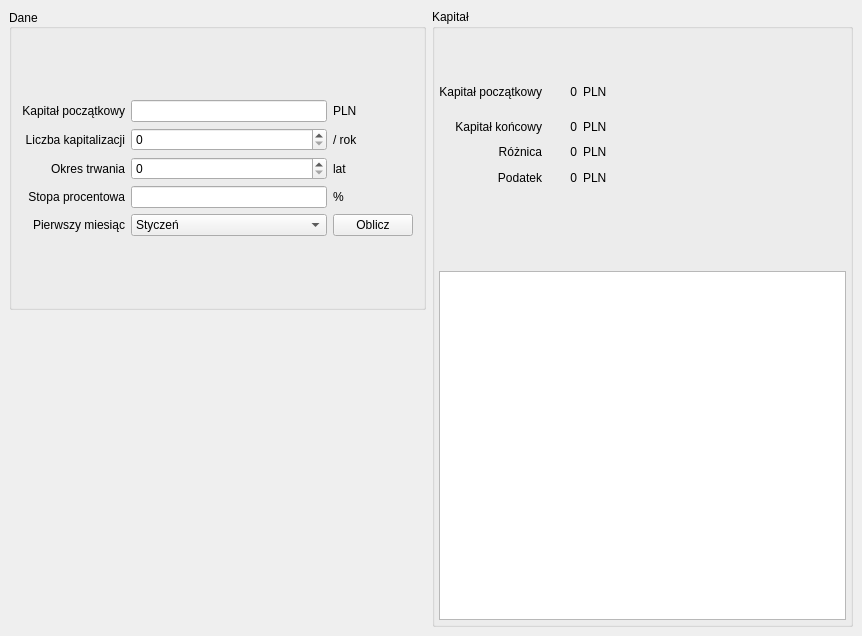
<?xml version="1.0" encoding="UTF-8"?>
<ui version="4.0">
 <class>MainWindow</class>
 <widget class="QMainWindow" name="MainWindow">
  <property name="geometry">
   <rect>
    <x>0</x>
    <y>0</y>
    <width>862</width>
    <height>636</height>
   </rect>
  </property>
  <property name="windowTitle">
   <string>Kapitalizacja Odsetek</string>
  </property>
  <widget class="QWidget" name="centralwidget">
   <layout class="QGridLayout" name="gridLayout_7" columnstretch="2,1">
    <item row="0" column="0">
     <layout class="QGridLayout" name="gridLayout_1" rowstretch="0,0">
      <item row="0" column="0">
       <widget class="QGroupBox" name="groupBox_1">
        <property name="minimumSize">
         <size>
          <width>361</width>
          <height>191</height>
         </size>
        </property>
        <property name="maximumSize">
         <size>
          <width>481</width>
          <height>301</height>
         </size>
        </property>
        <property name="title">
         <string>Dane</string>
        </property>
        <property name="alignment">
         <set>Qt::AlignLeading|Qt::AlignLeft|Qt::AlignVCenter</set>
        </property>
        <layout class="QGridLayout" name="gridLayout_5">
         <property name="leftMargin">
          <number>0</number>
         </property>
         <property name="topMargin">
          <number>0</number>
         </property>
         <property name="rightMargin">
          <number>0</number>
         </property>
         <property name="bottomMargin">
          <number>0</number>
         </property>
         <item row="0" column="0">
          <layout class="QGridLayout" name="gridLayout_2">
           <property name="leftMargin">
            <number>10</number>
           </property>
           <property name="topMargin">
            <number>10</number>
           </property>
           <property name="rightMargin">
            <number>10</number>
           </property>
           <property name="bottomMargin">
            <number>10</number>
           </property>
           <item row="2" column="2">
            <widget class="QLabel" name="label_7">
             <property name="text">
              <string>lat</string>
             </property>
            </widget>
           </item>
           <item row="0" column="1">
            <widget class="QLineEdit" name="lineEdit_kapitalPocz">
             <property name="text">
              <string/>
             </property>
            </widget>
           </item>
           <item row="3" column="2">
            <widget class="QLabel" name="label_8">
             <property name="text">
              <string>%</string>
             </property>
            </widget>
           </item>
           <item row="4" column="1">
            <widget class="QComboBox" name="comboBoxMonths">
             <item>
              <property name="text">
               <string>Styczeń</string>
              </property>
             </item>
             <item>
              <property name="text">
               <string>Luty</string>
              </property>
             </item>
             <item>
              <property name="text">
               <string>Marzec</string>
              </property>
             </item>
             <item>
              <property name="text">
               <string>Kwiecień</string>
              </property>
             </item>
             <item>
              <property name="text">
               <string>Maj</string>
              </property>
             </item>
             <item>
              <property name="text">
               <string>Czerwiec</string>
              </property>
             </item>
             <item>
              <property name="text">
               <string>Lipiec</string>
              </property>
             </item>
             <item>
              <property name="text">
               <string>Sierpień</string>
              </property>
             </item>
             <item>
              <property name="text">
               <string>Wrzesień</string>
              </property>
             </item>
             <item>
              <property name="text">
               <string>Październik</string>
              </property>
             </item>
             <item>
              <property name="text">
               <string>Listopad</string>
              </property>
             </item>
             <item>
              <property name="text">
               <string>Grudzeiń</string>
              </property>
             </item>
            </widget>
           </item>
           <item row="0" column="0">
            <widget class="QLabel" name="label_1">
             <property name="text">
              <string>Kapitał początkowy</string>
             </property>
             <property name="alignment">
              <set>Qt::AlignRight|Qt::AlignTrailing|Qt::AlignVCenter</set>
             </property>
            </widget>
           </item>
           <item row="2" column="0">
            <widget class="QLabel" name="label_3">
             <property name="text">
              <string>Okres trwania</string>
             </property>
             <property name="alignment">
              <set>Qt::AlignRight|Qt::AlignTrailing|Qt::AlignVCenter</set>
             </property>
            </widget>
           </item>
           <item row="0" column="2">
            <widget class="QLabel" name="label_5">
             <property name="text">
              <string>PLN</string>
             </property>
            </widget>
           </item>
           <item row="3" column="0">
            <widget class="QLabel" name="label_4">
             <property name="text">
              <string>Stopa procentowa</string>
             </property>
             <property name="alignment">
              <set>Qt::AlignRight|Qt::AlignTrailing|Qt::AlignVCenter</set>
             </property>
            </widget>
           </item>
           <item row="2" column="1">
            <widget class="QSpinBox" name="spinBox_okresTrwania"/>
           </item>
           <item row="3" column="1">
            <widget class="QLineEdit" name="lineEdit_stopaProc">
             <property name="text">
              <string/>
             </property>
            </widget>
           </item>
           <item row="1" column="0">
            <widget class="QLabel" name="label_2">
             <property name="text">
              <string>Liczba kapitalizacji</string>
             </property>
             <property name="alignment">
              <set>Qt::AlignRight|Qt::AlignTrailing|Qt::AlignVCenter</set>
             </property>
            </widget>
           </item>
           <item row="1" column="1">
            <widget class="QSpinBox" name="spinBox_liczbaKap"/>
           </item>
           <item row="1" column="2">
            <widget class="QLabel" name="label_6">
             <property name="text">
              <string>/ rok</string>
             </property>
            </widget>
           </item>
           <item row="4" column="2">
            <widget class="QPushButton" name="buttonCalculate">
             <property name="text">
              <string>Oblicz</string>
             </property>
            </widget>
           </item>
           <item row="4" column="0">
            <widget class="QLabel" name="label_18">
             <property name="text">
              <string>Pierwszy miesiąc</string>
             </property>
             <property name="alignment">
              <set>Qt::AlignRight|Qt::AlignTrailing|Qt::AlignVCenter</set>
             </property>
            </widget>
           </item>
          </layout>
         </item>
        </layout>
       </widget>
      </item>
      <item row="1" column="0">
       <widget class="QFrame" name="lineChartView">
        <property name="minimumSize">
         <size>
          <width>0</width>
          <height>191</height>
         </size>
        </property>
        <layout class="QGridLayout" name="gridLayout"/>
       </widget>
      </item>
     </layout>
    </item>
    <item row="0" column="1">
     <widget class="QGroupBox" name="groupBox_2">
      <property name="minimumSize">
       <size>
        <width>421</width>
        <height>0</height>
       </size>
      </property>
      <property name="title">
       <string>Kapitał</string>
      </property>
      <layout class="QVBoxLayout" name="verticalLayout" stretch="2,3">
       <property name="leftMargin">
        <number>4</number>
       </property>
       <property name="topMargin">
        <number>4</number>
       </property>
       <property name="rightMargin">
        <number>4</number>
       </property>
       <property name="bottomMargin">
        <number>4</number>
       </property>
       <item>
        <layout class="QHBoxLayout" name="horizontalLayout_1" stretch="3,4">
         <item>
          <layout class="QGridLayout" name="gridLayout_4" rowstretch="4,4,2,2,2,8" rowminimumheight="1,1,1,0,0,0">
           <item row="5" column="1">
            <spacer name="verticalSpacer_2">
             <property name="orientation">
              <enum>Qt::Vertical</enum>
             </property>
             <property name="sizeHint" stdset="0">
              <size>
               <width>20</width>
               <height>40</height>
              </size>
             </property>
            </spacer>
           </item>
           <item row="3" column="1">
            <widget class="QLabel" name="label_kapitalRoz">
             <property name="text">
              <string>0</string>
             </property>
             <property name="alignment">
              <set>Qt::AlignRight|Qt::AlignTrailing|Qt::AlignVCenter</set>
             </property>
            </widget>
           </item>
           <item row="3" column="0">
            <widget class="QLabel" name="label_11">
             <property name="text">
              <string>Różnica</string>
             </property>
             <property name="alignment">
              <set>Qt::AlignRight|Qt::AlignTrailing|Qt::AlignVCenter</set>
             </property>
            </widget>
           </item>
           <item row="2" column="1">
            <widget class="QLabel" name="label_kapitalKon">
             <property name="text">
              <string>0</string>
             </property>
             <property name="alignment">
              <set>Qt::AlignRight|Qt::AlignTrailing|Qt::AlignVCenter</set>
             </property>
            </widget>
           </item>
           <item row="2" column="0">
            <widget class="QLabel" name="label_10">
             <property name="text">
              <string>Kapitał końcowy</string>
             </property>
             <property name="alignment">
              <set>Qt::AlignRight|Qt::AlignTrailing|Qt::AlignVCenter</set>
             </property>
            </widget>
           </item>
           <item row="0" column="1">
            <spacer name="verticalSpacer_1">
             <property name="orientation">
              <enum>Qt::Vertical</enum>
             </property>
             <property name="sizeHint" stdset="0">
              <size>
               <width>20</width>
               <height>40</height>
              </size>
             </property>
            </spacer>
           </item>
           <item row="1" column="0">
            <widget class="QLabel" name="label_9">
             <property name="text">
              <string>Kapitał początkowy</string>
             </property>
             <property name="alignment">
              <set>Qt::AlignRight|Qt::AlignTrailing|Qt::AlignVCenter</set>
             </property>
            </widget>
           </item>
           <item row="1" column="2">
            <widget class="QLabel" name="label_15">
             <property name="text">
              <string>PLN</string>
             </property>
            </widget>
           </item>
           <item row="2" column="2">
            <widget class="QLabel" name="label_16">
             <property name="text">
              <string>PLN</string>
             </property>
            </widget>
           </item>
           <item row="1" column="1">
            <widget class="QLabel" name="label_kapitalPocz">
             <property name="text">
              <string>0</string>
             </property>
             <property name="alignment">
              <set>Qt::AlignRight|Qt::AlignTrailing|Qt::AlignVCenter</set>
             </property>
            </widget>
           </item>
           <item row="3" column="2">
            <widget class="QLabel" name="label_17">
             <property name="text">
              <string>PLN</string>
             </property>
            </widget>
           </item>
           <item row="4" column="0">
            <widget class="QLabel" name="label_19">
             <property name="text">
              <string>Podatek</string>
             </property>
             <property name="alignment">
              <set>Qt::AlignRight|Qt::AlignTrailing|Qt::AlignVCenter</set>
             </property>
            </widget>
           </item>
           <item row="4" column="1">
            <widget class="QLabel" name="label_kapitalPodatek">
             <property name="text">
              <string>0</string>
             </property>
             <property name="alignment">
              <set>Qt::AlignRight|Qt::AlignTrailing|Qt::AlignVCenter</set>
             </property>
            </widget>
           </item>
           <item row="4" column="2">
            <widget class="QLabel" name="label_20">
             <property name="text">
              <string>PLN</string>
             </property>
            </widget>
           </item>
          </layout>
         </item>
         <item>
          <widget class="QFrame" name="pieChartView">
           <property name="minimumSize">
            <size>
             <width>181</width>
             <height>131</height>
            </size>
           </property>
           <property name="maximumSize">
            <size>
             <width>361</width>
             <height>261</height>
            </size>
           </property>
           <property name="sizeIncrement">
            <size>
             <width>1</width>
             <height>1</height>
            </size>
           </property>
           <property name="layoutDirection">
            <enum>Qt::RightToLeft</enum>
           </property>
           <layout class="QGridLayout" name="gridLayout_3"/>
          </widget>
         </item>
        </layout>
       </item>
       <item>
        <widget class="QTableWidget" name="tableWidget">
         <property name="editTriggers">
          <set>QAbstractItemView::NoEditTriggers</set>
         </property>
         <property name="alternatingRowColors">
          <bool>true</bool>
         </property>
        </widget>
       </item>
      </layout>
     </widget>
    </item>
   </layout>
  </widget>
  <widget class="QMenuBar" name="menubar">
   <property name="geometry">
    <rect>
     <x>0</x>
     <y>0</y>
     <width>862</width>
     <height>21</height>
    </rect>
   </property>
  </widget>
 </widget>
 <tabstops>
  <tabstop>lineEdit_kapitalPocz</tabstop>
  <tabstop>spinBox_liczbaKap</tabstop>
  <tabstop>spinBox_okresTrwania</tabstop>
  <tabstop>lineEdit_stopaProc</tabstop>
  <tabstop>buttonCalculate</tabstop>
 </tabstops>
 <resources/>
 <connections/>
</ui>
